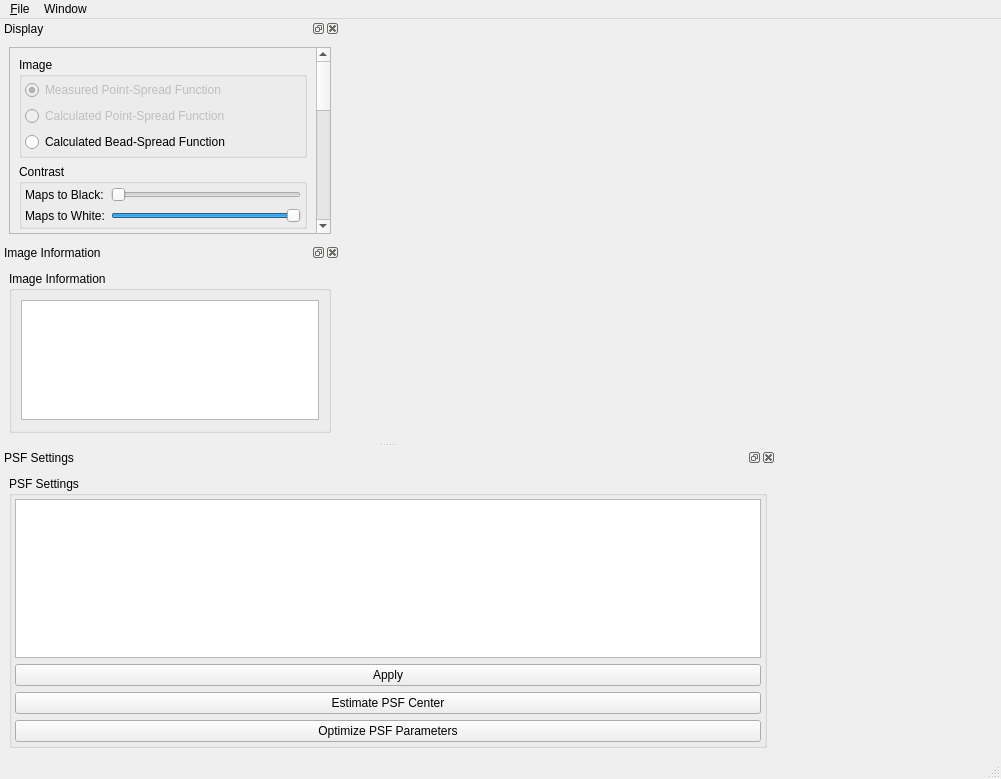
<?xml version="1.0" encoding="UTF-8"?>
<ui version="4.0">
 <class>MainWindow</class>
 <widget class="QMainWindow" name="MainWindow">
  <property name="geometry">
   <rect>
    <x>0</x>
    <y>0</y>
    <width>1001</width>
    <height>778</height>
   </rect>
  </property>
  <property name="sizePolicy">
   <sizepolicy hsizetype="Preferred" vsizetype="Preferred">
    <horstretch>0</horstretch>
    <verstretch>0</verstretch>
   </sizepolicy>
  </property>
  <property name="windowTitle">
   <string>VisualPSFOptimizer</string>
  </property>
  <property name="autoFillBackground">
   <bool>false</bool>
  </property>
  <widget class="QWidget" name="centralwidget">
   <property name="sizePolicy">
    <sizepolicy hsizetype="Maximum" vsizetype="Maximum">
     <horstretch>0</horstretch>
     <verstretch>0</verstretch>
    </sizepolicy>
   </property>
   <layout class="QHBoxLayout" name="horizontalLayout_2">
    <property name="spacing">
     <number>0</number>
    </property>
    <property name="margin">
     <number>0</number>
    </property>
    <item>
     <layout class="QVBoxLayout" name="verticalLayout_2">
      <property name="spacing">
       <number>0</number>
      </property>
      <item>
       <layout class="QHBoxLayout" name="horizontalLayout">
        <property name="spacing">
         <number>0</number>
        </property>
        <item>
         <widget class="QVTKWidget" name="qvtkWidget" native="true">
          <property name="enabled">
           <bool>true</bool>
          </property>
          <property name="sizePolicy">
           <sizepolicy hsizetype="Expanding" vsizetype="Expanding">
            <horstretch>0</horstretch>
            <verstretch>0</verstretch>
           </sizepolicy>
          </property>
         </widget>
        </item>
       </layout>
      </item>
     </layout>
    </item>
   </layout>
  </widget>
  <widget class="QStatusBar" name="statusbar"/>
  <widget class="QMenuBar" name="menubar">
   <property name="geometry">
    <rect>
     <x>0</x>
     <y>0</y>
     <width>1001</width>
     <height>22</height>
    </rect>
   </property>
   <widget class="QMenu" name="menuFile">
    <property name="title">
     <string>&amp;File</string>
    </property>
    <addaction name="actionOpenImage"/>
    <addaction name="separator"/>
    <addaction name="actionSavePSFImage"/>
    <addaction name="separator"/>
    <addaction name="actionLoadSettings"/>
    <addaction name="actionSaveSettings"/>
    <addaction name="separator"/>
    <addaction name="actionExit"/>
   </widget>
   <widget class="QMenu" name="menuWindows">
    <property name="title">
     <string>Window</string>
    </property>
    <addaction name="actionAboutApplication"/>
    <addaction name="separator"/>
    <addaction name="actionShowDisplayWindow"/>
    <addaction name="actionShowImageInformation"/>
    <addaction name="actionShowPSFSettings"/>
   </widget>
   <addaction name="menuFile"/>
   <addaction name="menuWindows"/>
  </widget>
  <widget class="QDockWidget" name="displayDockWidget">
   <property name="sizePolicy">
    <sizepolicy hsizetype="Minimum" vsizetype="Preferred">
     <horstretch>0</horstretch>
     <verstretch>0</verstretch>
    </sizepolicy>
   </property>
   <property name="minimumSize">
    <size>
     <width>340</width>
     <height>218</height>
    </size>
   </property>
   <property name="maximumSize">
    <size>
     <width>340</width>
     <height>524287</height>
    </size>
   </property>
   <property name="floating">
    <bool>false</bool>
   </property>
   <property name="features">
    <set>QDockWidget::AllDockWidgetFeatures</set>
   </property>
   <property name="allowedAreas">
    <set>Qt::LeftDockWidgetArea|Qt::RightDockWidgetArea</set>
   </property>
   <property name="windowTitle">
    <string>Display</string>
   </property>
   <attribute name="dockWidgetArea">
    <number>1</number>
   </attribute>
   <widget class="QWidget" name="dockWidgetContents_2">
    <layout class="QVBoxLayout" name="verticalLayout_6">
     <item>
      <widget class="QScrollArea" name="scrollArea_2">
       <property name="widgetResizable">
        <bool>true</bool>
       </property>
       <widget class="QWidget" name="scrollAreaWidgetContents_2">
        <property name="geometry">
         <rect>
          <x>0</x>
          <y>0</y>
          <width>297</width>
          <height>654</height>
         </rect>
        </property>
        <layout class="QVBoxLayout" name="verticalLayout_9">
         <item>
          <widget class="QGroupBox" name="imageGroupBox">
           <property name="title">
            <string>Image</string>
           </property>
           <layout class="QVBoxLayout" name="verticalLayout_4">
            <property name="margin">
             <number>3</number>
            </property>
            <item>
             <widget class="QRadioButton" name="measuredPSFRadioButton">
              <property name="enabled">
               <bool>false</bool>
              </property>
              <property name="toolTip">
               <string>Show the loaded, measured PSF.</string>
              </property>
              <property name="text">
               <string>Measured Point-Spread Function</string>
              </property>
              <property name="checked">
               <bool>true</bool>
              </property>
             </widget>
            </item>
            <item>
             <widget class="QRadioButton" name="calculatedPSFRadioButton">
              <property name="enabled">
               <bool>false</bool>
              </property>
              <property name="toolTip">
               <string>Show the calculated PSF.</string>
              </property>
              <property name="text">
               <string>Calculated Point-Spread Function</string>
              </property>
             </widget>
            </item>
            <item>
             <widget class="QRadioButton" name="calculatedBSFRadioButton">
              <property name="text">
               <string>Calculated Bead-Spread Function</string>
              </property>
             </widget>
            </item>
           </layout>
          </widget>
         </item>
         <item>
          <widget class="QGroupBox" name="contrastGroupBox">
           <property name="title">
            <string>Contrast</string>
           </property>
           <layout class="QFormLayout" name="formLayout">
            <property name="fieldGrowthPolicy">
             <enum>QFormLayout::ExpandingFieldsGrow</enum>
            </property>
            <property name="margin">
             <number>3</number>
            </property>
            <item row="0" column="0">
             <widget class="QLabel" name="mapsToBlackLabel">
              <property name="text">
               <string>Maps to Black:</string>
              </property>
             </widget>
            </item>
            <item row="0" column="1">
             <widget class="QSlider" name="mapsToBlackSlider">
              <property name="orientation">
               <enum>Qt::Horizontal</enum>
              </property>
             </widget>
            </item>
            <item row="1" column="1">
             <widget class="QSlider" name="mapsToWhiteSlider">
              <property name="sliderPosition">
               <number>99</number>
              </property>
              <property name="orientation">
               <enum>Qt::Horizontal</enum>
              </property>
             </widget>
            </item>
            <item row="1" column="0">
             <widget class="QLabel" name="mapsToWhiteLabel">
              <property name="text">
               <string>Maps to White:</string>
              </property>
             </widget>
            </item>
           </layout>
          </widget>
         </item>
         <item>
          <widget class="QGroupBox" name="imagePlaneGroupBox">
           <property name="sizePolicy">
            <sizepolicy hsizetype="Preferred" vsizetype="Preferred">
             <horstretch>0</horstretch>
             <verstretch>0</verstretch>
            </sizepolicy>
           </property>
           <property name="minimumSize">
            <size>
             <width>0</width>
             <height>0</height>
            </size>
           </property>
           <property name="maximumSize">
            <size>
             <width>16777215</width>
             <height>16777215</height>
            </size>
           </property>
           <property name="title">
            <string>Image Plane Settings</string>
           </property>
           <layout class="QVBoxLayout" name="verticalLayout_3">
            <property name="margin">
             <number>3</number>
            </property>
            <item>
             <widget class="QWidget" name="isosurfaceWidget" native="true">
              <property name="sizePolicy">
               <sizepolicy hsizetype="Preferred" vsizetype="Minimum">
                <horstretch>0</horstretch>
                <verstretch>0</verstretch>
               </sizepolicy>
              </property>
              <layout class="QVBoxLayout" name="verticalLayout_13">
               <property name="leftMargin">
                <number>0</number>
               </property>
               <property name="topMargin">
                <number>1</number>
               </property>
               <property name="rightMargin">
                <number>0</number>
               </property>
               <property name="bottomMargin">
                <number>0</number>
               </property>
               <item>
                <widget class="QCheckBox" name="showXPlaneCheckBox">
                 <property name="text">
                  <string>Show X Plane</string>
                 </property>
                </widget>
               </item>
               <item>
                <widget class="QWidget" name="widget_4" native="true">
                 <layout class="QHBoxLayout" name="horizontalLayout_6">
                  <property name="margin">
                   <number>0</number>
                  </property>
                  <item>
                   <widget class="QLabel" name="xPlaneLabel">
                    <property name="text">
                     <string>X Plane:</string>
                    </property>
                   </widget>
                  </item>
                  <item>
                   <widget class="QLineEdit" name="xPlaneEdit"/>
                  </item>
                 </layout>
                </widget>
               </item>
               <item>
                <widget class="QSlider" name="xPlaneSlider">
                 <property name="orientation">
                  <enum>Qt::Horizontal</enum>
                 </property>
                 <property name="tickPosition">
                  <enum>QSlider::TicksAbove</enum>
                 </property>
                 <property name="tickInterval">
                  <number>10</number>
                 </property>
                </widget>
               </item>
               <item>
                <widget class="QCheckBox" name="showYPlaneCheckBox">
                 <property name="text">
                  <string>Show Y Plane</string>
                 </property>
                </widget>
               </item>
               <item>
                <widget class="QWidget" name="widget_5" native="true">
                 <layout class="QHBoxLayout" name="horizontalLayout_7">
                  <property name="margin">
                   <number>0</number>
                  </property>
                  <item>
                   <widget class="QLabel" name="yPlaneLabel">
                    <property name="text">
                     <string>Y Plane:</string>
                    </property>
                   </widget>
                  </item>
                  <item>
                   <widget class="QLineEdit" name="yPlaneEdit"/>
                  </item>
                 </layout>
                </widget>
               </item>
               <item>
                <widget class="QSlider" name="yPlaneSlider">
                 <property name="orientation">
                  <enum>Qt::Horizontal</enum>
                 </property>
                 <property name="tickPosition">
                  <enum>QSlider::TicksAbove</enum>
                 </property>
                 <property name="tickInterval">
                  <number>10</number>
                 </property>
                </widget>
               </item>
               <item>
                <widget class="QCheckBox" name="showZPlaneCheckBox">
                 <property name="text">
                  <string>Show Z Plane</string>
                 </property>
                </widget>
               </item>
               <item>
                <widget class="QWidget" name="widget_6" native="true">
                 <layout class="QHBoxLayout" name="horizontalLayout_8">
                  <property name="margin">
                   <number>0</number>
                  </property>
                  <item>
                   <widget class="QLabel" name="zPlaneLabel">
                    <property name="text">
                     <string>Z Plane:</string>
                    </property>
                   </widget>
                  </item>
                  <item>
                   <widget class="QLineEdit" name="zPlaneEdit"/>
                  </item>
                 </layout>
                </widget>
               </item>
               <item>
                <widget class="QSlider" name="zPlaneSlider">
                 <property name="orientation">
                  <enum>Qt::Horizontal</enum>
                 </property>
                 <property name="tickPosition">
                  <enum>QSlider::TicksAbove</enum>
                 </property>
                 <property name="tickInterval">
                  <number>10</number>
                 </property>
                </widget>
               </item>
              </layout>
             </widget>
            </item>
            <item>
             <widget class="QWidget" name="renderingOptionsWidget" native="true">
              <layout class="QGridLayout" name="gridLayout">
               <property name="margin">
                <number>0</number>
               </property>
               <item row="0" column="1">
                <widget class="QWidget" name="widget_2" native="true">
                 <layout class="QHBoxLayout" name="horizontalLayout_4">
                  <property name="margin">
                   <number>0</number>
                  </property>
                 </layout>
                </widget>
               </item>
              </layout>
             </widget>
            </item>
           </layout>
          </widget>
         </item>
         <item>
          <widget class="QGroupBox" name="outlineGroupBox">
           <property name="title">
            <string>Outline</string>
           </property>
           <layout class="QVBoxLayout" name="verticalLayout_15">
            <property name="margin">
             <number>3</number>
            </property>
            <item>
             <widget class="QCheckBox" name="showDataOutlineCheckBox">
              <property name="toolTip">
               <string>Show/hide an outline around the image data.</string>
              </property>
              <property name="text">
               <string>Show Data Outline</string>
              </property>
              <property name="checked">
               <bool>true</bool>
              </property>
             </widget>
            </item>
           </layout>
          </widget>
         </item>
         <item>
          <widget class="QGroupBox" name="cameraGroupBox">
           <property name="title">
            <string>Camera</string>
           </property>
           <layout class="QHBoxLayout" name="horizontalLayout_3">
            <property name="margin">
             <number>3</number>
            </property>
            <item>
             <widget class="QToolButton" name="xPlusButton">
              <property name="minimumSize">
               <size>
                <width>32</width>
                <height>0</height>
               </size>
              </property>
              <property name="text">
               <string>X+</string>
              </property>
             </widget>
            </item>
            <item>
             <widget class="QToolButton" name="xMinusButton">
              <property name="minimumSize">
               <size>
                <width>32</width>
                <height>0</height>
               </size>
              </property>
              <property name="text">
               <string>X-</string>
              </property>
             </widget>
            </item>
            <item>
             <widget class="QToolButton" name="yPlusButton">
              <property name="minimumSize">
               <size>
                <width>32</width>
                <height>0</height>
               </size>
              </property>
              <property name="text">
               <string>Y+</string>
              </property>
             </widget>
            </item>
            <item>
             <widget class="QToolButton" name="yMinusButton">
              <property name="minimumSize">
               <size>
                <width>32</width>
                <height>0</height>
               </size>
              </property>
              <property name="text">
               <string>Y-</string>
              </property>
             </widget>
            </item>
            <item>
             <widget class="QToolButton" name="zPlusButton">
              <property name="minimumSize">
               <size>
                <width>32</width>
                <height>0</height>
               </size>
              </property>
              <property name="text">
               <string>Z+</string>
              </property>
             </widget>
            </item>
            <item>
             <widget class="QToolButton" name="zMinusButton">
              <property name="minimumSize">
               <size>
                <width>32</width>
                <height>0</height>
               </size>
              </property>
              <property name="text">
               <string>Z-</string>
              </property>
             </widget>
            </item>
           </layout>
          </widget>
         </item>
         <item>
          <widget class="QPushButton" name="applyButton">
           <property name="enabled">
            <bool>true</bool>
           </property>
           <property name="sizePolicy">
            <sizepolicy hsizetype="Minimum" vsizetype="Fixed">
             <horstretch>0</horstretch>
             <verstretch>0</verstretch>
            </sizepolicy>
           </property>
           <property name="maximumSize">
            <size>
             <width>16777215</width>
             <height>16777215</height>
            </size>
           </property>
           <property name="toolTip">
            <string>Apply changes to the image filter and visualization.</string>
           </property>
           <property name="layoutDirection">
            <enum>Qt::LeftToRight</enum>
           </property>
           <property name="text">
            <string>Apply</string>
           </property>
          </widget>
         </item>
         <item>
          <spacer name="verticalSpacer">
           <property name="orientation">
            <enum>Qt::Vertical</enum>
           </property>
           <property name="sizeHint" stdset="0">
            <size>
             <width>20</width>
             <height>0</height>
            </size>
           </property>
          </spacer>
         </item>
        </layout>
       </widget>
      </widget>
     </item>
    </layout>
   </widget>
  </widget>
  <widget class="QDockWidget" name="imageInformationDockWidget">
   <property name="maximumSize">
    <size>
     <width>340</width>
     <height>524287</height>
    </size>
   </property>
   <property name="windowTitle">
    <string>Image Information</string>
   </property>
   <attribute name="dockWidgetArea">
    <number>1</number>
   </attribute>
   <widget class="QWidget" name="dockWidgetContents_4">
    <layout class="QVBoxLayout" name="verticalLayout_12">
     <item>
      <widget class="QGroupBox" name="imageInformationGroupBox">
       <property name="sizePolicy">
        <sizepolicy hsizetype="Preferred" vsizetype="Preferred">
         <horstretch>0</horstretch>
         <verstretch>0</verstretch>
        </sizepolicy>
       </property>
       <property name="maximumSize">
        <size>
         <width>16777215</width>
         <height>16777215</height>
        </size>
       </property>
       <property name="title">
        <string>Image Information</string>
       </property>
       <layout class="QVBoxLayout" name="verticalLayout_7">
        <property name="bottomMargin">
         <number>10</number>
        </property>
        <item>
         <widget class="QTableView" name="imageDataView">
          <property name="minimumSize">
           <size>
            <width>0</width>
            <height>120</height>
           </size>
          </property>
          <property name="maximumSize">
           <size>
            <width>16777215</width>
            <height>16777215</height>
           </size>
          </property>
          <property name="horizontalScrollBarPolicy">
           <enum>Qt::ScrollBarAlwaysOff</enum>
          </property>
          <property name="editTriggers">
           <set>QAbstractItemView::AllEditTriggers</set>
          </property>
          <property name="dragEnabled">
           <bool>true</bool>
          </property>
          <property name="alternatingRowColors">
           <bool>true</bool>
          </property>
          <property name="selectionMode">
           <enum>QAbstractItemView::NoSelection</enum>
          </property>
          <property name="wordWrap">
           <bool>false</bool>
          </property>
          <attribute name="horizontalHeaderDefaultSectionSize">
           <number>95</number>
          </attribute>
          <attribute name="horizontalHeaderStretchLastSection">
           <bool>true</bool>
          </attribute>
          <attribute name="verticalHeaderVisible">
           <bool>false</bool>
          </attribute>
          <attribute name="verticalHeaderDefaultSectionSize">
           <number>14</number>
          </attribute>
          <attribute name="verticalHeaderHighlightSections">
           <bool>false</bool>
          </attribute>
         </widget>
        </item>
       </layout>
      </widget>
     </item>
    </layout>
   </widget>
  </widget>
  <widget class="QDockWidget" name="psfSettingsDockWidget">
   <property name="minimumSize">
    <size>
     <width>340</width>
     <height>309</height>
    </size>
   </property>
   <property name="allowedAreas">
    <set>Qt::BottomDockWidgetArea|Qt::LeftDockWidgetArea|Qt::RightDockWidgetArea</set>
   </property>
   <property name="windowTitle">
    <string>PSF Settings</string>
   </property>
   <attribute name="dockWidgetArea">
    <number>1</number>
   </attribute>
   <widget class="QWidget" name="dockWidgetContents">
    <layout class="QVBoxLayout" name="verticalLayout">
     <item>
      <widget class="QGroupBox" name="groupBox">
       <property name="title">
        <string>PSF Settings</string>
       </property>
       <layout class="QVBoxLayout" name="verticalLayout_5">
        <property name="margin">
         <number>3</number>
        </property>
        <item>
         <widget class="QTableView" name="psfSettingsTableView">
          <property name="minimumSize">
           <size>
            <width>0</width>
            <height>120</height>
           </size>
          </property>
          <property name="editTriggers">
           <set>QAbstractItemView::AllEditTriggers</set>
          </property>
          <property name="dragEnabled">
           <bool>true</bool>
          </property>
          <property name="alternatingRowColors">
           <bool>true</bool>
          </property>
          <property name="selectionMode">
           <enum>QAbstractItemView::NoSelection</enum>
          </property>
          <attribute name="horizontalHeaderStretchLastSection">
           <bool>true</bool>
          </attribute>
          <attribute name="verticalHeaderVisible">
           <bool>false</bool>
          </attribute>
          <attribute name="verticalHeaderDefaultSectionSize">
           <number>14</number>
          </attribute>
          <attribute name="verticalHeaderHighlightSections">
           <bool>false</bool>
          </attribute>
         </widget>
        </item>
        <item>
         <widget class="QPushButton" name="applyButton2">
          <property name="enabled">
           <bool>true</bool>
          </property>
          <property name="text">
           <string>Apply</string>
          </property>
         </widget>
        </item>
        <item>
         <widget class="QPushButton" name="estimatePSFCenterButton">
          <property name="text">
           <string>Estimate PSF Center</string>
          </property>
         </widget>
        </item>
        <item>
         <widget class="QPushButton" name="optimizePSFParametersButton">
          <property name="text">
           <string>Optimize PSF Parameters</string>
          </property>
         </widget>
        </item>
       </layout>
      </widget>
     </item>
    </layout>
   </widget>
  </widget>
  <action name="actionOpenImage">
   <property name="text">
    <string>&amp;Open Image...</string>
   </property>
   <property name="shortcut">
    <string>Ctrl+O</string>
   </property>
  </action>
  <action name="actionExit">
   <property name="text">
    <string>E&amp;xit</string>
   </property>
  </action>
  <action name="actionSavePicture">
   <property name="text">
    <string>Save Picture...</string>
   </property>
  </action>
  <action name="actionSaveGeometry">
   <property name="text">
    <string>Save Geometry...</string>
   </property>
  </action>
  <action name="actionSaveView">
   <property name="text">
    <string>Save View...</string>
   </property>
  </action>
  <action name="actionOpenView">
   <property name="text">
    <string>Open View...</string>
   </property>
  </action>
  <action name="actionResetView">
   <property name="text">
    <string>Reset View</string>
   </property>
  </action>
  <action name="actionSaveRotationAnimation">
   <property name="text">
    <string>Save Rotation Animation...</string>
   </property>
  </action>
  <action name="actionSaveFilteredImage">
   <property name="text">
    <string>Save Filtered Image...</string>
   </property>
   <property name="shortcut">
    <string>Ctrl+S</string>
   </property>
  </action>
  <action name="actionSaveFiberOrientationImage">
   <property name="text">
    <string>Save Fiber Orientation Image...</string>
   </property>
  </action>
  <action name="actionShowTasksWindow">
   <property name="checkable">
    <bool>true</bool>
   </property>
   <property name="checked">
    <bool>true</bool>
   </property>
   <property name="text">
    <string>Tasks Window</string>
   </property>
  </action>
  <action name="actionShowImageAnalysisWindow">
   <property name="checkable">
    <bool>true</bool>
   </property>
   <property name="checked">
    <bool>true</bool>
   </property>
   <property name="text">
    <string>Image Analysis Window</string>
   </property>
  </action>
  <action name="actionShowDisplayWindow">
   <property name="checkable">
    <bool>true</bool>
   </property>
   <property name="checked">
    <bool>true</bool>
   </property>
   <property name="text">
    <string>Display Window</string>
   </property>
  </action>
  <action name="actionGb2">
   <property name="checkable">
    <bool>true</bool>
   </property>
   <property name="checked">
    <bool>true</bool>
   </property>
   <property name="text">
    <string>gb2</string>
   </property>
  </action>
  <action name="actionGb3">
   <property name="checkable">
    <bool>true</bool>
   </property>
   <property name="checked">
    <bool>true</bool>
   </property>
   <property name="text">
    <string>gb3</string>
   </property>
  </action>
  <action name="actionShowImageInformation">
   <property name="checkable">
    <bool>true</bool>
   </property>
   <property name="checked">
    <bool>true</bool>
   </property>
   <property name="text">
    <string>Image Information</string>
   </property>
  </action>
  <action name="actionSaveFiberOrientationData">
   <property name="text">
    <string>Save Fiber Orientation Data...</string>
   </property>
  </action>
  <action name="actionSaveSession">
   <property name="text">
    <string>Save Session...</string>
   </property>
  </action>
  <action name="actionOpenSession">
   <property name="text">
    <string>Open Session...</string>
   </property>
  </action>
  <action name="actionAboutApplication">
   <property name="text">
    <string>About VisualPSFOptimizer</string>
   </property>
  </action>
  <action name="actionShowPSFSettings">
   <property name="checkable">
    <bool>true</bool>
   </property>
   <property name="checked">
    <bool>true</bool>
   </property>
   <property name="text">
    <string>PSF Settings</string>
   </property>
  </action>
  <action name="actionSavePSFImage">
   <property name="text">
    <string>Save PSF Image...</string>
   </property>
  </action>
  <action name="actionLoadSettings">
   <property name="text">
    <string>Load Settings...</string>
   </property>
  </action>
  <action name="actionSaveSettings">
   <property name="text">
    <string>&amp;Save Settings...</string>
   </property>
   <property name="shortcut">
    <string>Ctrl+S</string>
   </property>
  </action>
 </widget>
 <customwidgets>
  <customwidget>
   <class>QVTKWidget</class>
   <extends>QWidget</extends>
   <header>QVTKWidget.h</header>
  </customwidget>
 </customwidgets>
 <resources/>
 <connections>
  <connection>
   <sender>actionShowDisplayWindow</sender>
   <signal>triggered(bool)</signal>
   <receiver>displayDockWidget</receiver>
   <slot>setVisible(bool)</slot>
   <hints>
    <hint type="sourcelabel">
     <x>-1</x>
     <y>-1</y>
    </hint>
    <hint type="destinationlabel">
     <x>199</x>
     <y>404</y>
    </hint>
   </hints>
  </connection>
  <connection>
   <sender>displayDockWidget</sender>
   <signal>visibilityChanged(bool)</signal>
   <receiver>actionShowDisplayWindow</receiver>
   <slot>setChecked(bool)</slot>
   <hints>
    <hint type="sourcelabel">
     <x>199</x>
     <y>404</y>
    </hint>
    <hint type="destinationlabel">
     <x>-1</x>
     <y>-1</y>
    </hint>
   </hints>
  </connection>
  <connection>
   <sender>actionShowImageInformation</sender>
   <signal>triggered(bool)</signal>
   <receiver>imageInformationDockWidget</receiver>
   <slot>setVisible(bool)</slot>
   <hints>
    <hint type="sourcelabel">
     <x>-1</x>
     <y>-1</y>
    </hint>
    <hint type="destinationlabel">
     <x>169</x>
     <y>626</y>
    </hint>
   </hints>
  </connection>
  <connection>
   <sender>imageInformationDockWidget</sender>
   <signal>visibilityChanged(bool)</signal>
   <receiver>actionShowImageInformation</receiver>
   <slot>setChecked(bool)</slot>
   <hints>
    <hint type="sourcelabel">
     <x>169</x>
     <y>626</y>
    </hint>
    <hint type="destinationlabel">
     <x>-1</x>
     <y>-1</y>
    </hint>
   </hints>
  </connection>
  <connection>
   <sender>actionShowPSFSettings</sender>
   <signal>triggered(bool)</signal>
   <receiver>psfSettingsDockWidget</receiver>
   <slot>setVisible(bool)</slot>
   <hints>
    <hint type="sourcelabel">
     <x>-1</x>
     <y>-1</y>
    </hint>
    <hint type="destinationlabel">
     <x>169</x>
     <y>551</y>
    </hint>
   </hints>
  </connection>
  <connection>
   <sender>psfSettingsDockWidget</sender>
   <signal>visibilityChanged(bool)</signal>
   <receiver>actionShowPSFSettings</receiver>
   <slot>setChecked(bool)</slot>
   <hints>
    <hint type="sourcelabel">
     <x>169</x>
     <y>551</y>
    </hint>
    <hint type="destinationlabel">
     <x>-1</x>
     <y>-1</y>
    </hint>
   </hints>
  </connection>
  <connection>
   <sender>applyButton2</sender>
   <signal>clicked()</signal>
   <receiver>applyButton</receiver>
   <slot>click()</slot>
   <hints>
    <hint type="sourcelabel">
     <x>169</x>
     <y>647</y>
    </hint>
    <hint type="destinationlabel">
     <x>162</x>
     <y>168</y>
    </hint>
   </hints>
  </connection>
 </connections>
</ui>
